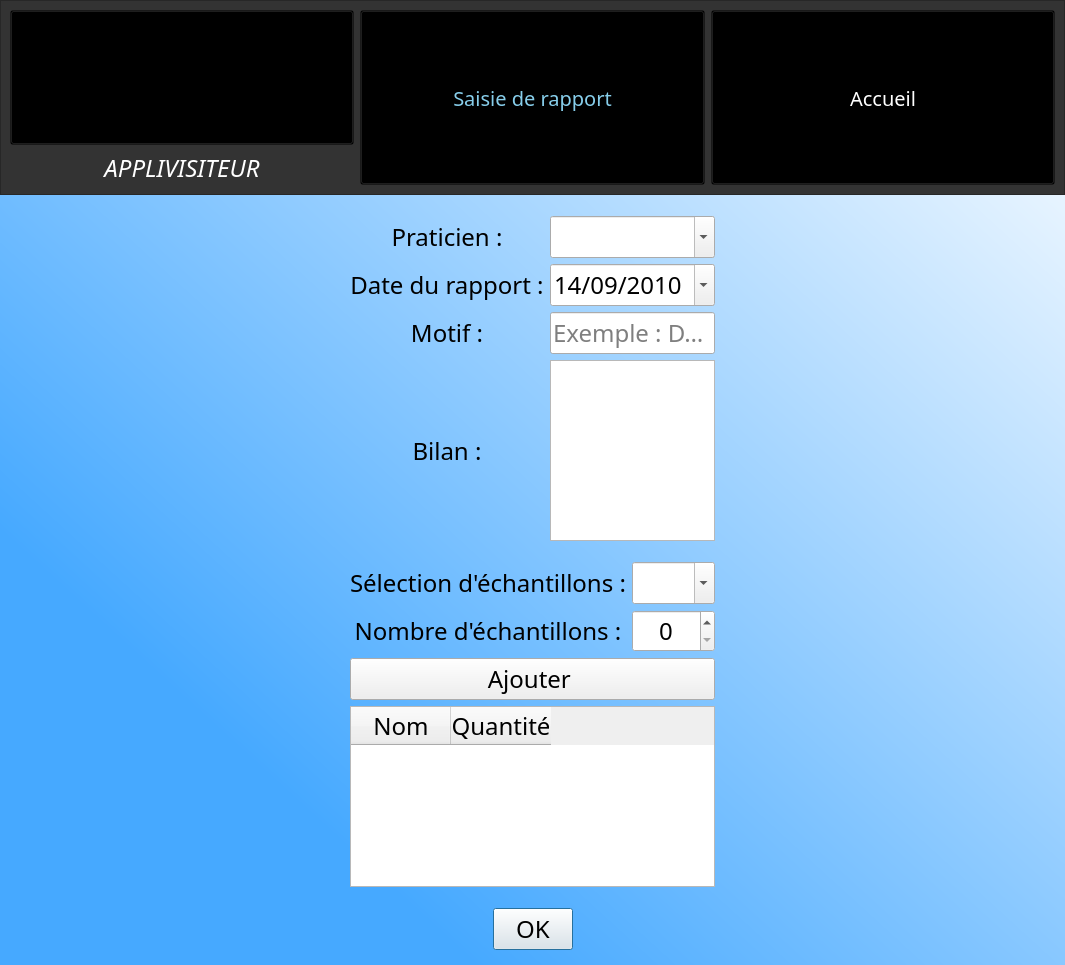
<?xml version="1.0" encoding="UTF-8"?>
<ui version="4.0">
 <class>Dialog</class>
 <widget class="QDialog" name="Dialog">
  <property name="geometry">
   <rect>
    <x>0</x>
    <y>0</y>
    <width>1065</width>
    <height>965</height>
   </rect>
  </property>
  <property name="windowTitle">
   <string>Dialog</string>
  </property>
  <property name="styleSheet">
   <string notr="true">*{
font-family: century gothic;
font-size: 24px;
}

QDialog
{
background-color: qlineargradient(spread:pad, x1:0.221, y1:0.772909, x2:1, y2:0, stop:0 rgba(70, 169, 255, 255), stop:1 rgba(255, 255, 255, 255))
}

#NavBar
{
background-color: #333;
}

QLabel
{
color:white;
background: transparent;
font-family: Lemon Milk;
font-style: italic;
}

#AccueilBouton
{
background: transparent;
color: white;
font-style: normal;
font-size: 20px;
font-family: Lemon Milk;
}

#Logo
{
background: transparent;
}

#SaisieRapportBouton
{
background: transparent;
color: skyblue;
font-style: normal;
font-size: 20px;
font-family: Lemon Milk;
}

#selectionPraticiens{
background: white;
color: black;
border-radius: 10px;
}

#dateRapport{
background: white;
color: black;
border-radius: 10px;
}

#motif{
background: white;
color: black;
border-radius: 10px;
}

#bilan{
background: white;
color: black;
border-radius: 10px;
}

#selectionMedicamentNom{
background: white;
color: black;
border-radius: 10px;
}

#selectionMedicamentQuantite{
background: white;
color: black;
border-radius: 10px;
}

#boutonAjouterMedicament{
background: white;
color: black;
border-radius: 10px;
}

#tableauOffreMedicaments{
background: white;
color: black;
border-radius: 10px;
}

#NavBar
{
background-color: #333;
}

#PraticienLabel
{
color:black;
font-family: Lemon Milk;
font-style: normal;
}

#DateRapportLabel
{
color:black;
font-family: Lemon Milk;
font-style: normal;
}

#BilanLabel
{
color:black;
font-family: Lemon Milk;
font-style: normal;
}

#SelectionEchantillonsLabel
{
color:black;
font-family: Lemon Milk;
font-style: normal;
}

#boutonFormulaire
{
background:white;
color:black;
font-family: Lemon Milk;
font-style: normal;
}


#NombreEchantillonsLabel
{
color:black;
font-family: Lemon Milk;
font-style: normal;
}

#MotifLabel
{
color:black;
font-family: Lemon Milk;
font-style: normal;
}

#boutonFormulaire{
background: white;
color: black;
border-radius: 10px;
}

</string>
  </property>
  <layout class="QGridLayout" name="gridLayout">
   <property name="leftMargin">
    <number>0</number>
   </property>
   <property name="topMargin">
    <number>0</number>
   </property>
   <property name="rightMargin">
    <number>0</number>
   </property>
   <property name="bottomMargin">
    <number>0</number>
   </property>
   <item row="0" column="0">
    <layout class="QVBoxLayout" name="tout">
     <item>
      <widget class="QFrame" name="NavBar">
       <property name="sizePolicy">
        <sizepolicy hsizetype="Preferred" vsizetype="Minimum">
         <horstretch>0</horstretch>
         <verstretch>0</verstretch>
        </sizepolicy>
       </property>
       <property name="frameShape">
        <enum>QFrame::StyledPanel</enum>
       </property>
       <property name="frameShadow">
        <enum>QFrame::Raised</enum>
       </property>
       <layout class="QHBoxLayout" name="horizontalLayout">
        <item>
         <layout class="QVBoxLayout" name="verticalLayout_2">
          <property name="sizeConstraint">
           <enum>QLayout::SetMinimumSize</enum>
          </property>
          <item>
           <widget class="QToolButton" name="Logo">
            <property name="enabled">
             <bool>true</bool>
            </property>
            <property name="sizePolicy">
             <sizepolicy hsizetype="Preferred" vsizetype="Minimum">
              <horstretch>0</horstretch>
              <verstretch>0</verstretch>
             </sizepolicy>
            </property>
            <property name="text">
             <string/>
            </property>
            <property name="icon">
             <iconset>
              <normaloff>qrc/image/logogsb.png</normaloff>qrc/image/logogsb.png</iconset>
            </property>
            <property name="iconSize">
             <size>
              <width>128</width>
              <height>128</height>
             </size>
            </property>
            <property name="toolButtonStyle">
             <enum>Qt::ToolButtonIconOnly</enum>
            </property>
           </widget>
          </item>
          <item>
           <widget class="QLabel" name="LogoNom">
            <property name="sizePolicy">
             <sizepolicy hsizetype="Preferred" vsizetype="Minimum">
              <horstretch>0</horstretch>
              <verstretch>0</verstretch>
             </sizepolicy>
            </property>
            <property name="text">
             <string>APPLIVISITEUR</string>
            </property>
            <property name="alignment">
             <set>Qt::AlignCenter</set>
            </property>
           </widget>
          </item>
         </layout>
        </item>
        <item>
         <widget class="QPushButton" name="SaisieRapportBouton">
          <property name="enabled">
           <bool>true</bool>
          </property>
          <property name="sizePolicy">
           <sizepolicy hsizetype="Minimum" vsizetype="Minimum">
            <horstretch>0</horstretch>
            <verstretch>0</verstretch>
           </sizepolicy>
          </property>
          <property name="mouseTracking">
           <bool>false</bool>
          </property>
          <property name="text">
           <string>Saisie de rapport</string>
          </property>
          <property name="checkable">
           <bool>false</bool>
          </property>
          <property name="autoDefault">
           <bool>false</bool>
          </property>
         </widget>
        </item>
        <item>
         <widget class="QPushButton" name="AccueilBouton">
          <property name="sizePolicy">
           <sizepolicy hsizetype="Minimum" vsizetype="Minimum">
            <horstretch>0</horstretch>
            <verstretch>0</verstretch>
           </sizepolicy>
          </property>
          <property name="mouseTracking">
           <bool>false</bool>
          </property>
          <property name="text">
           <string>Accueil</string>
          </property>
         </widget>
        </item>
       </layout>
      </widget>
     </item>
     <item>
      <layout class="QHBoxLayout" name="horizontalLayout_2">
       <item>
        <spacer name="horizontalSpacer_4">
         <property name="orientation">
          <enum>Qt::Horizontal</enum>
         </property>
         <property name="sizeType">
          <enum>QSizePolicy::Fixed</enum>
         </property>
         <property name="sizeHint" stdset="0">
          <size>
           <width>350</width>
           <height>20</height>
          </size>
         </property>
        </spacer>
       </item>
       <item>
        <layout class="QVBoxLayout" name="verticalLayout">
         <item>
          <spacer name="verticalSpacer_7">
           <property name="orientation">
            <enum>Qt::Vertical</enum>
           </property>
           <property name="sizeType">
            <enum>QSizePolicy::Fixed</enum>
           </property>
           <property name="sizeHint" stdset="0">
            <size>
             <width>20</width>
             <height>15</height>
            </size>
           </property>
          </spacer>
         </item>
         <item>
          <layout class="QGridLayout" name="gridLayout_2">
           <item row="2" column="0">
            <widget class="QLabel" name="MotifLabel">
             <property name="text">
              <string>Motif :</string>
             </property>
             <property name="alignment">
              <set>Qt::AlignCenter</set>
             </property>
            </widget>
           </item>
           <item row="0" column="0">
            <widget class="QLabel" name="PraticienLabel">
             <property name="text">
              <string>Praticien :</string>
             </property>
             <property name="alignment">
              <set>Qt::AlignCenter</set>
             </property>
            </widget>
           </item>
           <item row="3" column="0">
            <widget class="QLabel" name="BilanLabel">
             <property name="text">
              <string>Bilan :</string>
             </property>
             <property name="alignment">
              <set>Qt::AlignCenter</set>
             </property>
            </widget>
           </item>
           <item row="1" column="1">
            <widget class="QDateEdit" name="DateRapport">
             <property name="maximumDateTime">
              <datetime>
               <hour>23</hour>
               <minute>59</minute>
               <second>59</second>
               <year>2030</year>
               <month>12</month>
               <day>31</day>
              </datetime>
             </property>
             <property name="minimumDateTime">
              <datetime>
               <hour>0</hour>
               <minute>0</minute>
               <second>0</second>
               <year>2010</year>
               <month>9</month>
               <day>14</day>
              </datetime>
             </property>
             <property name="displayFormat">
              <string>dd/MM/yyyy</string>
             </property>
             <property name="calendarPopup">
              <bool>true</bool>
             </property>
            </widget>
           </item>
           <item row="0" column="1">
            <widget class="QComboBox" name="SelectionPraticiens">
             <property name="inputMethodHints">
              <set>Qt::ImhNone</set>
             </property>
             <property name="editable">
              <bool>true</bool>
             </property>
            </widget>
           </item>
           <item row="1" column="0">
            <widget class="QLabel" name="DateRapportLabel">
             <property name="text">
              <string>Date du rapport :</string>
             </property>
             <property name="alignment">
              <set>Qt::AlignCenter</set>
             </property>
            </widget>
           </item>
           <item row="3" column="1">
            <widget class="QPlainTextEdit" name="Bilan">
             <property name="enabled">
              <bool>true</bool>
             </property>
            </widget>
           </item>
           <item row="2" column="1">
            <widget class="QLineEdit" name="Motif">
             <property name="text">
              <string/>
             </property>
             <property name="placeholderText">
              <string>Exemple : Devis</string>
             </property>
            </widget>
           </item>
          </layout>
         </item>
         <item>
          <spacer name="verticalSpacer_4">
           <property name="orientation">
            <enum>Qt::Vertical</enum>
           </property>
           <property name="sizeType">
            <enum>QSizePolicy::Fixed</enum>
           </property>
           <property name="sizeHint" stdset="0">
            <size>
             <width>20</width>
             <height>15</height>
            </size>
           </property>
          </spacer>
         </item>
         <item>
          <layout class="QGridLayout" name="gridLayout_4">
           <item row="1" column="0">
            <widget class="QLabel" name="SelectionEchantillonsLabel">
             <property name="text">
              <string>Sélection d'échantillons :</string>
             </property>
             <property name="alignment">
              <set>Qt::AlignCenter</set>
             </property>
            </widget>
           </item>
           <item row="1" column="1">
            <widget class="QComboBox" name="SelectionMedicamentNom">
             <property name="sizePolicy">
              <sizepolicy hsizetype="Expanding" vsizetype="Fixed">
               <horstretch>0</horstretch>
               <verstretch>0</verstretch>
              </sizepolicy>
             </property>
             <property name="editable">
              <bool>true</bool>
             </property>
             <property name="currentText">
              <string notr="true"/>
             </property>
             <property name="maxVisibleItems">
              <number>20</number>
             </property>
             <property name="sizeAdjustPolicy">
              <enum>QComboBox::AdjustToMinimumContentsLength</enum>
             </property>
            </widget>
           </item>
           <item row="8" column="0" colspan="2">
            <widget class="QTableWidget" name="TableauOffreMedicaments">
             <property name="columnCount">
              <number>2</number>
             </property>
             <column>
              <property name="text">
               <string>Nom</string>
              </property>
             </column>
             <column>
              <property name="text">
               <string>Quantité</string>
              </property>
             </column>
            </widget>
           </item>
           <item row="7" column="0" colspan="2">
            <widget class="QPushButton" name="BoutonAjouterMedicament">
             <property name="text">
              <string>Ajouter </string>
             </property>
            </widget>
           </item>
           <item row="2" column="0">
            <widget class="QLabel" name="NombreEchantillonsLabel">
             <property name="text">
              <string>Nombre d'échantillons :</string>
             </property>
             <property name="alignment">
              <set>Qt::AlignCenter</set>
             </property>
            </widget>
           </item>
           <item row="2" column="1">
            <widget class="QSpinBox" name="SelectionMedicamentQuantite">
             <property name="sizePolicy">
              <sizepolicy hsizetype="Expanding" vsizetype="Fixed">
               <horstretch>0</horstretch>
               <verstretch>0</verstretch>
              </sizepolicy>
             </property>
             <property name="layoutDirection">
              <enum>Qt::LeftToRight</enum>
             </property>
             <property name="inputMethodHints">
              <set>Qt::ImhNone</set>
             </property>
             <property name="alignment">
              <set>Qt::AlignCenter</set>
             </property>
             <property name="buttonSymbols">
              <enum>QAbstractSpinBox::UpDownArrows</enum>
             </property>
            </widget>
           </item>
          </layout>
         </item>
         <item>
          <spacer name="verticalSpacer_5">
           <property name="orientation">
            <enum>Qt::Vertical</enum>
           </property>
           <property name="sizeType">
            <enum>QSizePolicy::Fixed</enum>
           </property>
           <property name="sizeHint" stdset="0">
            <size>
             <width>20</width>
             <height>15</height>
            </size>
           </property>
          </spacer>
         </item>
         <item>
          <widget class="QDialogButtonBox" name="BoutonFormulaire">
           <property name="minimumSize">
            <size>
             <width>0</width>
             <height>0</height>
            </size>
           </property>
           <property name="orientation">
            <enum>Qt::Horizontal</enum>
           </property>
           <property name="standardButtons">
            <set>QDialogButtonBox::Ok</set>
           </property>
           <property name="centerButtons">
            <bool>true</bool>
           </property>
          </widget>
         </item>
         <item>
          <spacer name="verticalSpacer_6">
           <property name="orientation">
            <enum>Qt::Vertical</enum>
           </property>
           <property name="sizeType">
            <enum>QSizePolicy::Fixed</enum>
           </property>
           <property name="sizeHint" stdset="0">
            <size>
             <width>20</width>
             <height>15</height>
            </size>
           </property>
          </spacer>
         </item>
        </layout>
       </item>
       <item>
        <spacer name="horizontalSpacer_3">
         <property name="orientation">
          <enum>Qt::Horizontal</enum>
         </property>
         <property name="sizeType">
          <enum>QSizePolicy::Fixed</enum>
         </property>
         <property name="sizeHint" stdset="0">
          <size>
           <width>350</width>
           <height>20</height>
          </size>
         </property>
        </spacer>
       </item>
      </layout>
     </item>
    </layout>
   </item>
  </layout>
 </widget>
 <resources/>
 <connections/>
</ui>
